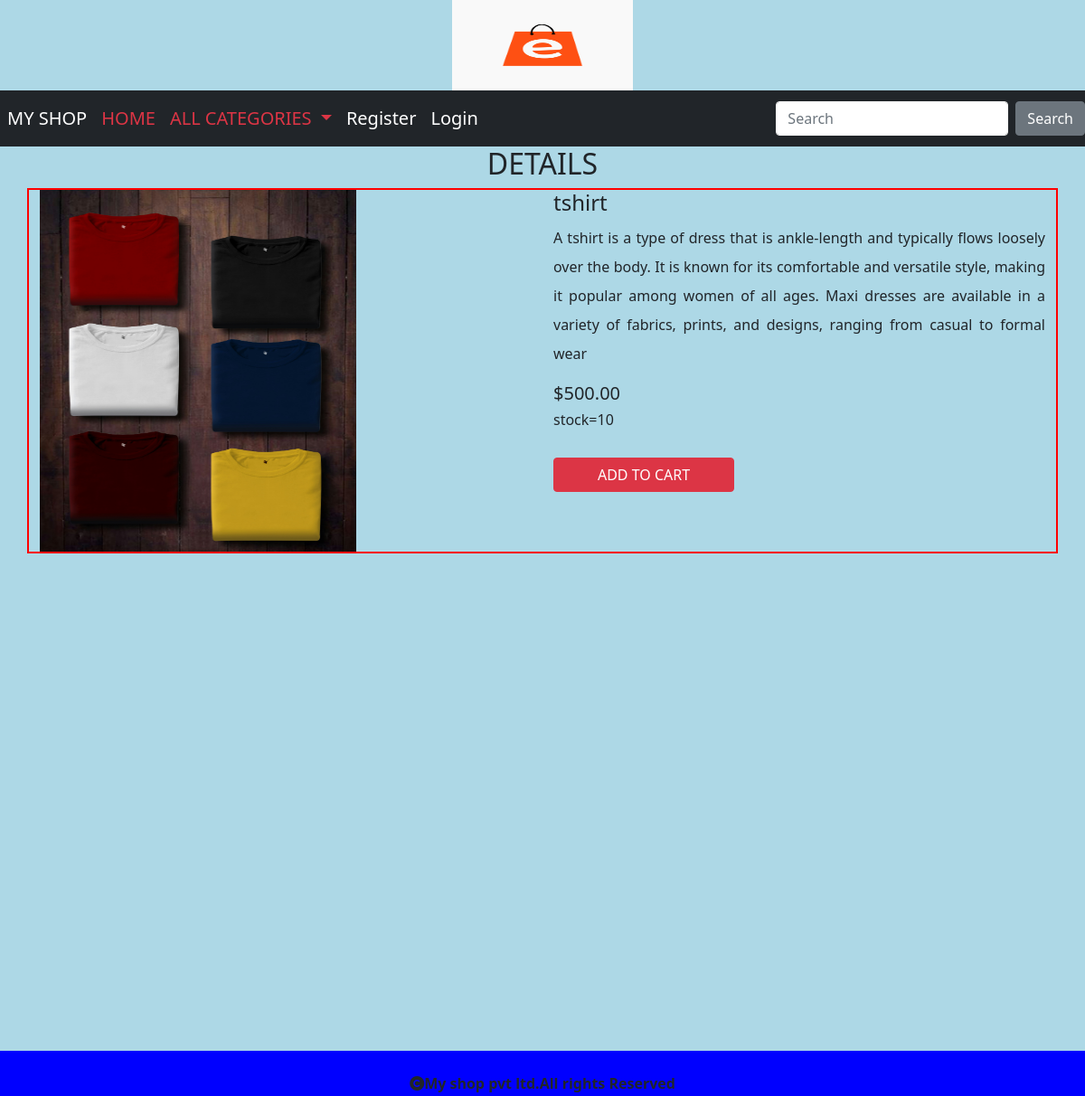
The app's page /detail/6 with its own data.
### shop/models.py (models this page shows, shortened)
class Product(models.Model):
    name=models.CharField(max_length=20)
    desc=models.TextField()
    image=models.ImageField(upload_to='shop/images',null=True,blank=True)
    price=models.DecimalField(max_digits=10,decimal_places=2)
    stock=models.IntegerField()
    available=models.BooleanField(default=True)
    created=models.DateTimeField(auto_now_add=True)   #only one time when we created a new record
    updated=models.DateTimeField(auto_now_add=True) #everytime when we update record
    category=models.ForeignKey(Category,on_delete=models.CASCADE)

### shop/views.py (the view)
# urls.py: path('detail/<int:p>',views.showdetails,name="details"),
def showdetails(request,p):
     p=Product.objects.get(id=p)
     return render(request,'detail.html',{'p':p})

### cart/context_processors.py (called while the page is built, shortened)
def total(request):
    count=0
    return {'count':count}

### shop/context_processors.py (called while the page is built)
def links(request):
    c=Category.objects.all()
    return{'links':c}

### templates/detail.html
{% extends 'base.html' %}
{% load static %}
{% block content %}
<center>
    <h2>DETAILS</h2>
</center>
<div class="container mt-2" style="border:2px solid red;">
    <div class="row">
        <div class="col-sm-6 ">
            <img src="{{p.image.url}}" height="400px" width="350px">
        </div>
        <div class="col-sm-6 " >
            <h4>{{p.name}}</h4>
            <p style="text-align:justify;line-height:2;text-info;">{{p.desc}}</p>
            <h5>${{p.price}}</h5>
            <h6>stock={{p.stock}}</h6>
            {% if user.is_superuser == True %}
            {% if p.stock > 0 %}
            <h4 class="text-success">Product in stock</h4>
            <a href="{% url 'admin:index' %}" class="btn btn-primary mt-4" style="width:300px;">Add stock</a>
            {% else %}
            <h4 class="text-success">Product Out of stock</h4>
            <a href="{% url 'admin:index' %}" class="btn btn-primary mt-4" style="width:300px;">Add stock</a>
            {% endif %}
            {% else %}
            {% if p.stock > 0 %}
            <a href="{% url 'cart:addtocart' p.id %}" class='btn btn-danger mt-4' style="width:200px;">ADD TO CART</a>
            {% else %}
            <h4 class="text-danger">Out of Stock</h4>
            {% endif %}
            {% endif %}
        </div>
    </div>
</div>
{% endblock %}

### static/css/style.css (style rules this page uses)
body { background-color:lightblue; }

### records on screen
Product: image (picture), name "tshirt", desc "A tshirt is a type of dress that is ankle-length and typically flows loosely over the body. It is known for its comfortable and versatile style, making it popular among women of all ages. Maxi dresses are available in a variety of fabrics, prints, and designs, ranging from casual to formal wear", price "500.00", stock "10"
